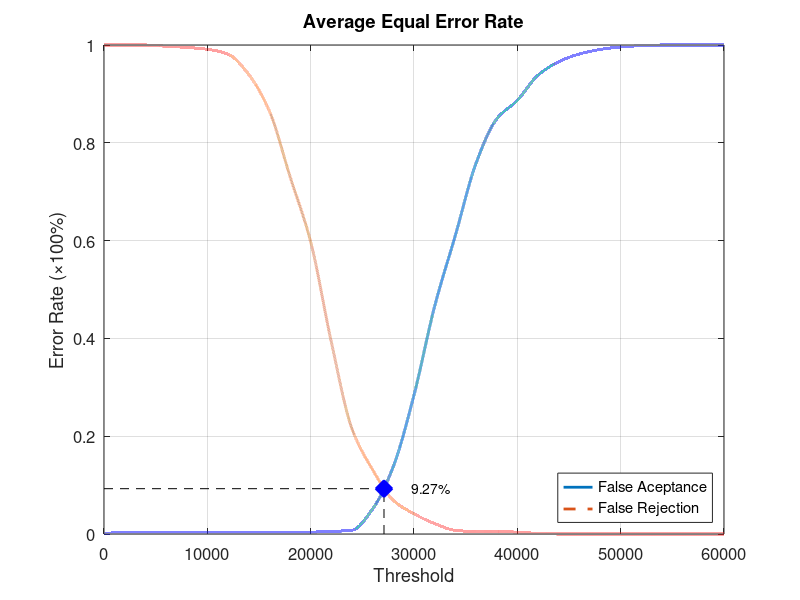
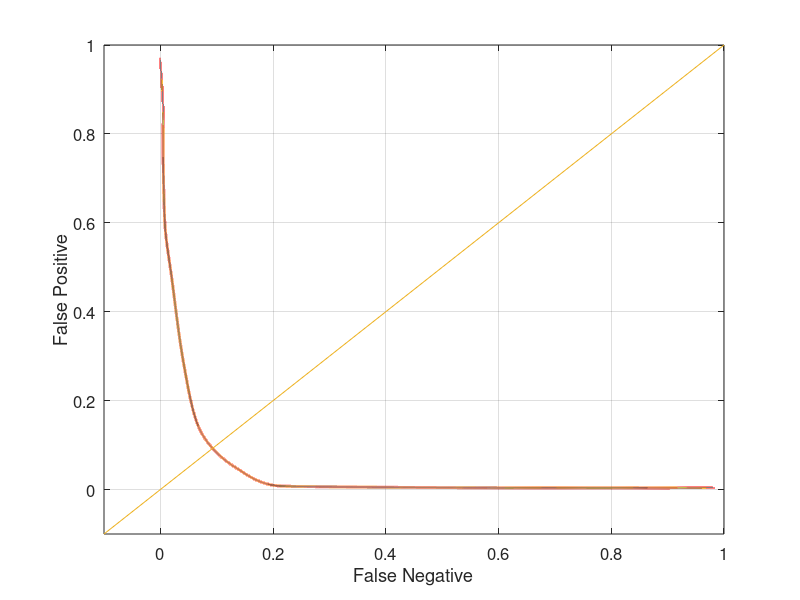

The MATLAB source for these figures, in order:
function yEER = Experiment5Average
close all;
clear;
clc;
x = 0:2000:60000;
xq = 0:0.5:60000;

y0 = [0 0.00394737 0.00394737 0.00394737 0.00394737 0.00394737 0.00394737 0.00394737 0.00394737 0.00394737 0.00394737 0.00526316 0.00789474 0.0513158 0.138158 0.284211 0.465789 0.610526 0.757895 0.848684 0.886842 0.938158 0.965789 0.981579 0.990789 0.996053 0.998684 1 1 1 1];
yy0 = interp1(x, y0, xq, 'pchip');
y1 = [1 1 1 0.9975 0.995 0.99125 0.98125 0.94 0.865 0.73125 0.5975 0.3925 0.215 0.13125 0.06875 0.04125 0.02125 0.0075 0.005 0.005 0.00375 0.00125 0 0 0 0 0 0 0 0 0];
yy1 = interp1(x, y1, xq, 'pchip');

% Calculating EER: 
y2 = abs(y0 - y1);
find(y2 == min(y2))
yy2 = abs(yy0 - yy1);
xEER = find(yy2 == min(yy2));
xEERIndex = xq(xEER) % X-axis EER
yEER = yy0(xEER) % Y-axis EER

main = figure
plot(xq, yy0,'-','LineWidth', 2);	hold on
plot(xq, yy1,'--','LineWidth', 2);	hold on
plot([xEERIndex xEERIndex], [0 yEER], 'k--');	hold on
plot([0 xEERIndex], [yEER yEER], 'k--');	hold on
plot(xEERIndex, yEER, 'bx', 'LineWidth', 10);	hold on
text(xEERIndex + 10 * xEERIndex / 100, yEER, [num2str(round((10000 * yEER)) / 100) '%'])
legend('False Aceptance', 'False Rejection', 'Location', 'SouthEast')
xlabel('Threshold')
ylabel('Error Rate (\times100%)')
title('Average Equal Error Rate')
set(gca, 'FontSize', 12)
axis([0 60000 0 1])
grid on

print(main, 'Experiment5AverageMain', '-dpng');
FNRxFPR = figure('Color', [1 1 1]);
plot(yy1, yy0, '-', yy1, yy0, 'LineWidth', 2);
hold on
y = -0.1:0.1:1
plot(y, y); 
set(gca, 'FontSize', 12)
xlabel('False Negative')
ylabel('False Positive')
axis([-0.1 1 -0.1 1])
set(gca, 'FontSize', 12)
grid on

print(FNRxFPR, 'Experiment5AverageFNRxFPR','-dpng');
end
